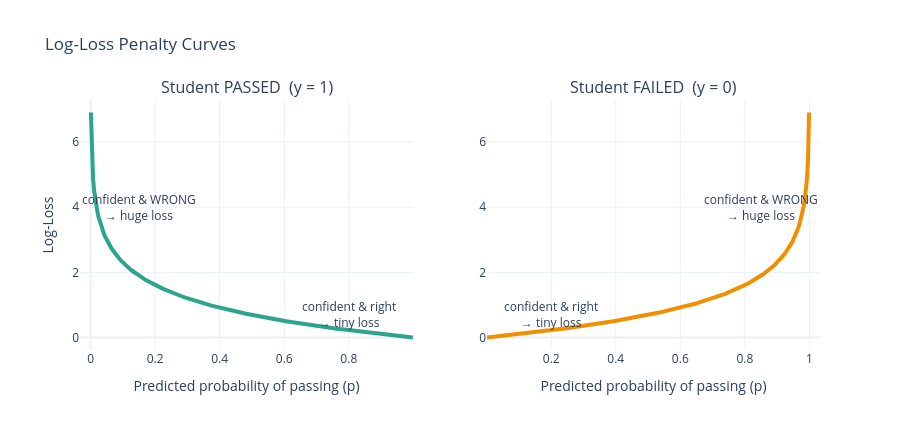

Notebook source saved alongside this figure:
### Markdown cell above
**Takeaway:** a confident correct answer costs about **0.05**. A confident wrong answer costs about **2.3**, roughly **45× more**.  

**Reading the chart below**  
- **Left panel (green)**: the student really **passed**. As predicted P(pass) moves toward 1, loss drops to 0. As it moves toward 0, loss shoots up.  
- **Right panel (orange)**: the student really **failed**. It is the mirror image: loss is low near 0 and explodes near 1.  
- The steep wall at one end is the key idea: **being confidently wrong is punished very hard**.

### Code cell
p = np.linspace(0.001, 0.999, 300)
fig = make_subplots(rows=1, cols=2, subplot_titles=("Student PASSED  (y = 1)", "Student FAILED  (y = 0)"))
fig.add_trace(go.Scatter(x=p, y=-np.log(p), mode="lines", name="-log(p)",
                         line=dict(color="#2CA58D", width=4)), row=1, col=1)
fig.add_trace(go.Scatter(x=p, y=-np.log(1 - p), mode="lines", name="-log(1-p)",
                         line=dict(color="#F18F01", width=4)), row=1, col=2)
fig.add_annotation(x=0.15, y=4, text="confident & WRONG<br>→ huge loss", showarrow=False, row=1, col=1)
fig.add_annotation(x=0.8, y=0.7, text="confident & right<br>→ tiny loss", showarrow=False, row=1, col=1)
fig.add_annotation(x=0.85, y=4, text="confident & WRONG<br>→ huge loss", showarrow=False, row=1, col=2)
fig.add_annotation(x=0.2, y=0.7, text="confident & right<br>→ tiny loss", showarrow=False, row=1, col=2)
fig.update_xaxes(title_text="Predicted probability of passing (p)")
fig.update_yaxes(title_text="Log-Loss", col=1)
fig.update_layout(title="Log-Loss Penalty Curves", template="plotly_white", height=430, showlegend=False)
fig.show()

### Figure 1 — Plotly figure (JSON) as saved in the notebook; plotly's stock layout.template omitted (floating-point values rounded to 4 significant figures; data arrays with more than 128 entries replaced by an {"elided": "..."} marker saying what was removed)
{"data": [{"line": {"color": "#2CA58D", "width": 4}, "mode": "lines", "name": "-log(p)", "type": "scatter", "x": {"elided": "300 float values"}, "xaxis": "x", "y": {"elided": "300 float values"}, "yaxis": "y"}, {"line": {"color": "#F18F01", "width": 4}, "mode": "lines", "name": "-log(1-p)", "type": "scatter", "x": {"elided": "300 float values"}, "xaxis": "x2", "y": {"elided": "300 float values"}, "yaxis": "y2"}], "layout": {"annotations": [{"font": {"size": 16}, "showarrow": false, "text": "Student PASSED  (y = 1)", "x": 0.225, "xanchor": "center", "xref": "paper", "y": 1, "yanchor": "bottom", "yref": "paper"}, {"font": {"size": 16}, "showarrow": false, "text": "Student FAILED  (y = 0)", "x": 0.775, "xanchor": "center", "xref": "paper", "y": 1, "yanchor": "bottom", "yref": "paper"}, {"showarrow": false, "text": "confident & WRONG<br>→ huge loss", "x": 0.15, "xref": "x", "y": 4, "yref": "y"}, {"showarrow": false, "text": "confident & right<br>→ tiny loss", "x": 0.8, "xref": "x", "y": 0.7, "yref": "y"}, {"showarrow": false, "text": "confident & WRONG<br>→ huge loss", "x": 0.85, "xref": "x2", "y": 4, "yref": "y2"}, {"showarrow": false, "text": "confident & right<br>→ tiny loss", "x": 0.2, "xref": "x2", "y": 0.7, "yref": "y2"}], "height": 430, "showlegend": false, "title": {"text": "Log-Loss Penalty Curves"}, "xaxis": {"anchor": "y", "domain": [0, 0.45], "title": {"text": "Predicted probability of passing (p)"}}, "xaxis2": {"anchor": "y2", "domain": [0.55, 1], "title": {"text": "Predicted probability of passing (p)"}}, "yaxis": {"anchor": "x", "domain": [0, 1], "title": {"text": "Log-Loss"}}, "yaxis2": {"anchor": "x2", "domain": [0, 1]}}}
